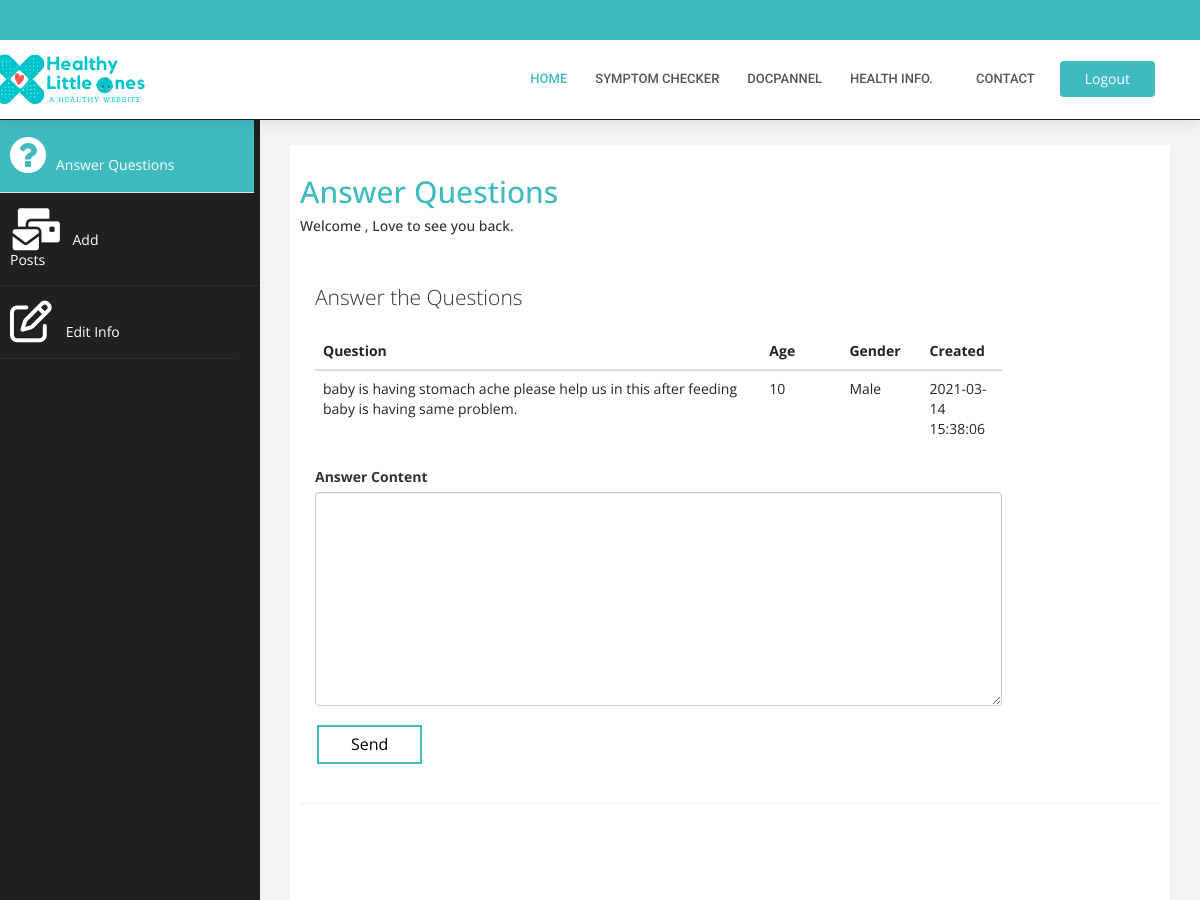
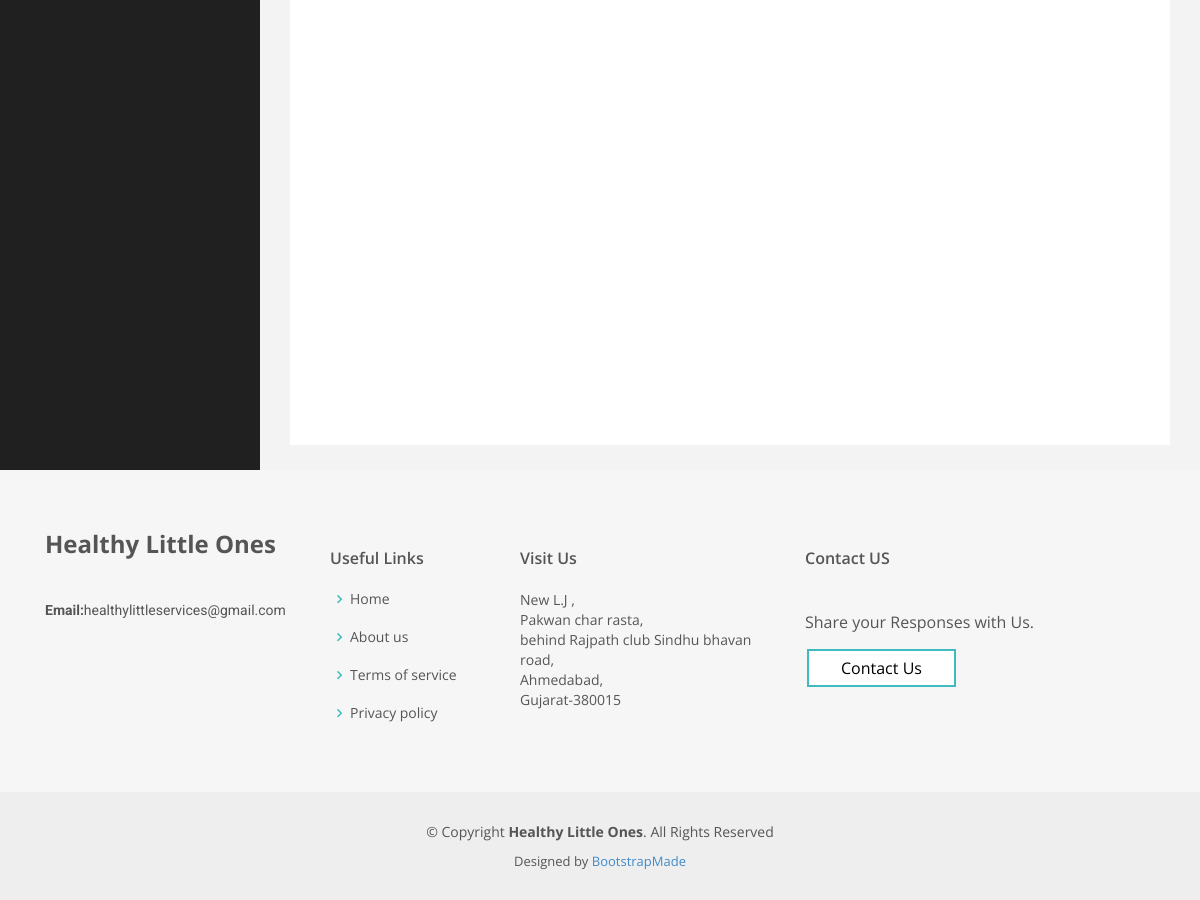
Page /ansdoc.php?id=3 (signed in) on the committed database (2 pictures, top to bottom).
### tables this page shows
CREATE TABLE `que_doc` (
  `QueD_ID` int(255) NOT NULL,
  `User_ID` int(255) DEFAULT NULL,
  `Que_Text` varchar(255) NOT NULL,
  `que_st` int(10) NOT NULL,
  `age` int(100) NOT NULL,
  `gender` varchar(20) NOT NULL,
  `Created_AT` timestamp NOT NULL DEFAULT current_timestamp()
);

### ansdoc.php (the view, shortened to what this page needs)
<?php
$type = $_SESSION['type'];
if($type == "D"){
    $id = $_GET['id'];
    include 'Connect.php';
  $sql = "SELECT * FROM que_doc where QueD_ID = '$id'";
  if($result = mysqli_query($db, $sql)){
    if(mysqli_num_rows($result) > 0){
    }
    else{
      include('header.php');
      echo '
            <br><br><br><h1>Sorry no records found.</h1><hr>';
            include('footer.php');
        }
    } else{
        echo "ERROR: Could not able to execute $sql. " . mysqli_error($db);
    }
include("header.php");
?>
<head>
    <link href="assets/css/bootstrap.css" rel="stylesheet" />
    <link href="assets/css/font-awesome.css" rel="stylesheet" />
    <link href="assets/css/custom.css" rel="stylesheet" />
</head>
<body>
    <div id="wrapper">
       <br><br><br><br>
                <nav class="navbar-default navbar-side" role="navigation">
            <div class="sidebar-collapse">
            <ul class="nav" id="main-menu">
                    <li style="background-color:white">
                      <a class="active-menu"  href="Docpanel.php"><i class="fa fa-3x fa-question-circle" aria-hidden="true"></i>Answer Questions&emsp;&emsp;&emsp;&emsp;&emsp;</a>
                  </li>
                  <li>
                      <a  href="Addpost.php"><i class="fas fa-mail-bulk fa-3x"></i>Add Posts&emsp;&emsp;&emsp;&emsp;&emsp;&emsp;&emsp;&emsp;&ensp;</a>
                  </li>
                <li  >
                      <a  href="docedit.php"><i class="far fa-edit fa-3x"></i> Edit Info&emsp;&emsp;&emsp;&emsp;&emsp;&emsp;&emsp;&ensp;</a>
                  </li>
              </ul>
            </div>
        </nav>
        <div id="page-wrapper" >
            <div id="page-inner">
                <div class="row">
                    <div class="col-md-12">
                     <h2>Answer Questions</h2>
                        <h5>Welcome  , Love to see you back. </h5>
      <div class="col-md-9 col-lg-10 main"><br>
        <h1 class="lead hidden-xs-down">Answer the Questions</h1>
        <table style="table-layout: fixed; width: 100%" class="table table-hover">
            <thead>
              <tr>
                <th  style=" width: 65%"scope="col">Question</th>
                <th scope="col">Age</th>
                <th scope="col">Gender</th>
                <th scope="col">Created</th>
              </tr>
            </thead>
            <tbody>
             <?php
              while($rows=$result->fetch_assoc())
              {
             ?>
              <tr>
                <td style="word-wrap: break-word" ><?php echo $rows['Que_Text'] ?></td>
                <td><?php echo $rows['age'] ?></td>
                <td><?php echo $rows['gender'] ?></td>
                <td><?php echo $rows['Created_AT'] ?></td><?php $ans = "ans"; ?>
              </tr>
              <?php
              }
              ?>
            </tbody>
          </table>
          <form action="ansdocb.php" method="POST">
          <div class="form-group">
    		        <label for="content">Answer Content</label><br>
    		       <textarea rows="10" id="description"class="form-control"name="acontent">
                    </textarea>
            </div>
    		    <div class="form-group">
             <input type="submit" name ="Answer" value="Send" class="bts btscol">
    		    </div>
    		</form>
          </div>
                    </div>
                </div>
                 <hr />
    </div>
            </div>
        </div>
    <?php
}
else{
  include('404.html');
}
include("footer.php");
?>

### assets/css/style.css (style rules this page uses)
body { font-family: "Open Sans", sans-serif; color: #444444; }
a { color: #3fbbc0; }
h1, h2, h3, h4, h5, h6 { font-family: "Roboto", sans-serif; }
body { margin-top:20px; }

### assets/css/custom.css (style rules this page uses)
body { font-family: 'Open Sans', sans-serif; }
#wrapper { width: 100%; background:#202020; }
#page-wrapper { padding: 15px 15px; min-height: 600px; background:#F3F3F3; }
#page-inner { width:100%; margin:10px 20px 10px 0px; background-color:#fff!important; padding:10px; min-height:1200px; }
h2 { color: #3fbbc0; }
.active-menu { background-color:#3fbbc0!important; }
.sidebar-collapse , .sidebar-collapse .nav { background:none; }
.sidebar-collapse .nav { padding:0; }
.sidebar-collapse .nav > li > a { color:#fff; background:#202020; text-shadow:none; }
.sidebar-collapse > .nav > li > a { padding:15px 10px; }
.sidebar-collapse > .nav > li { border-bottom: 1px solid rgba(107, 108, 109, 0.19); }
.navbar-side { border:none; background-color: #202020; }
.navbar-default { border:0px solid black; }
.nav > li > a > i { margin-right:10px; }
@media (min-width:768px) { #page-wrapper { margin: 0 0 0 260px; padding: 15px 30px; min-height: 1200px; } }
@media (min-width:768px) { .navbar-side { z-index: 1; position: absolute; width: 260px; } }

### ansdoc.php (style rules this page uses)
.btscol { background-color: #4CAF50; border: none; color: white; padding: 6px 32px; text-align: center; text-decoration: none; display: inline-block; font-size: 16px; margin: 4px 2px; transition-duration: 0.4s; cursor: pointer; }
.bts { background-color: white; color: black; border: 2px solid #3fbbc0; }

### footer.php (style rules this page uses)
.btscol { background-color: #4CAF50; border: none; color: white; padding: 6px 32px; text-align: center; text-decoration: none; display: inline-block; font-size: 16px; margin: 4px 2px; transition-duration: 0.4s; cursor: pointer; }
.bts { background-color: white; color: black; border: 2px solid #3fbbc0; }

### rows in the picture
que_doc: Que_Text "baby is having stomach ache please help us in this after feeding baby is having same problem.", age "10", gender "Male", Created_AT "2021-03-14 15:38:06"
